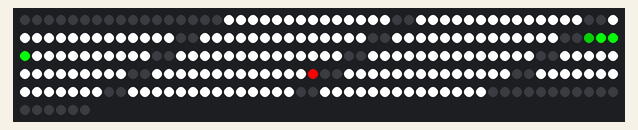
This sketch was run on a simulated Arduino Uno, built with avr-gcc and run on an emulated ATmega328P. Shown: 256 RGB LEDs in strip order, left to right, continuing on the next row. Random numbers use the default seed unless the sketch sets one.

Above: at 0.9 s.

The sketch:

nodirection.ino
```cpp
#include <Adafruit_NeoPixel.h>    // importar libreria
//   NEO_KHZ800  800 KHz velocidad de datos (WS2812 y nuevos)
//   NEO_KHZ400  400 KHz velocidad de datos (WS2811 y mas antiguos)
//   NEO_GRB     flujo de datos en orden GRB (WS2812 y nuevos)
//   NEO_RGB     flujo de datos en orden RGB (versiones mas antiguas)

Adafruit_NeoPixel tira = Adafruit_NeoPixel(256, 2, NEO_GRB + NEO_KHZ800); // creacion de objeto "tira"
// con una cantidad de 256 pixeles, sobre pin 2 del Arduino
int ground[256];
int snake[200]={104,105,106};
int snake_size;
int direction;

void setup(){
  startSetting();
  tira.setBrightness(255);
  tira.begin();       // inicializacion de la tira
  showBoard();
}

void loop(){
  showBoard();
  delay(50);
  moveSnake();
  delay(50);
}

void moveSnake(){
  if(direction==0){
    return;
  }
  int head = snake[0]+direction;
  if(ground[head]==1 || ground[head]==3 ){  //wall or its body
    gameOver();
  }
  else if(ground[head]==4){ //food
    snake[snake_size]=snake[snake_size-1] - direction;
    snake_size++;
    generateSeed();
  }

  for(int i=0;i<snake_size;i++){
    ground[snake[i]]=0;
    snake[i]=snake[i]+direction;
    ground[snake[i]]=3;
    ground[snake[0]]=2;
  }

  if(ground[head]==4){
    generateSeed();
  }
}

void gameOver(){
  delay(500);
  startSetting();
  showBoard();
  delay(500);
}
void generateSeed(){
  int seed;
  while(free){
    seed = random(17,239);
    if (ground[seed]==0){
      ground[seed]=4;
      break;
    }
  }

}

void startSetting(){
  for(int i=0;i<256;i++){
    ground[i]=0;
  }
  for (int i = 0 ;i < 16 ;i=i+1){
  ground[i]=1;
  ground[i*16]=1;
  ground[i*16 + 15]=1;
  ground[i+240]=1;
  }
  snake_size=3;
  snake[0]=104;
  snake[1]=105;
  snake[2]=106;
  ground[104]=2;
  ground[105]=3;
  ground[106]=3;
  ground[102]=4;
  direction=-1;
}
void showBoard(){
  for(int i = 0; i < 256; i++){
      if(ground[i]==1){                          //wall
        tira.setPixelColor(i, 0, 0, 0);             //black
      }
      else if (ground[i]==0) {                  //ground
        tira.setPixelColor(i, 255,255, 255);        //white
      }
      else if (ground[i]==2) {                  //snake head
        tira.setPixelColor(i, 0,120,0);        //
      }
      else if (ground[i]==3) {                  //snake body
        tira.setPixelColor(i,0,255,0);        //
      }
      else if (ground[i]==4) {                  //food
        tira.setPixelColor(i, 255,0,0);        //
      }
  }
  tira.show();
}
```
